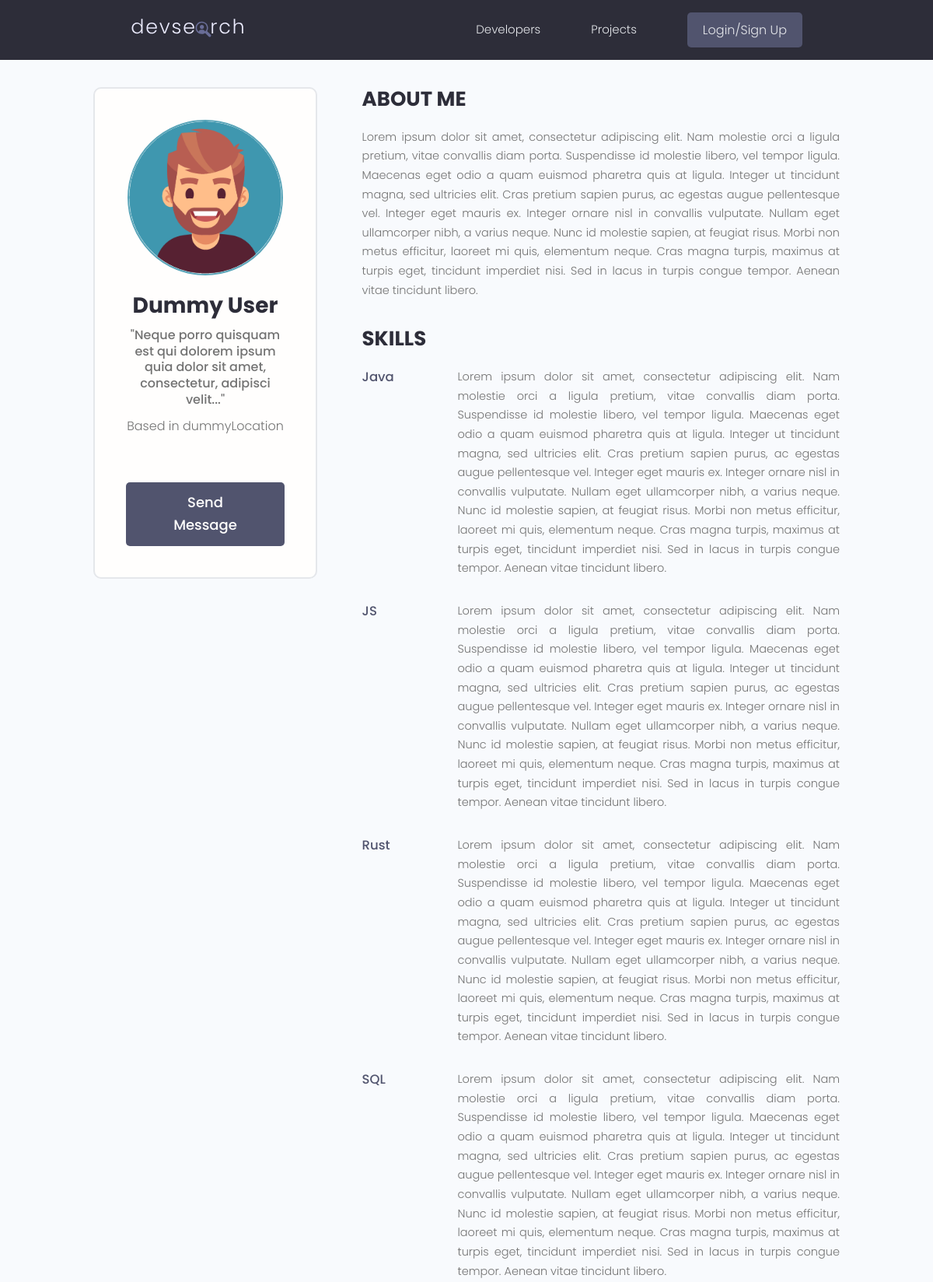
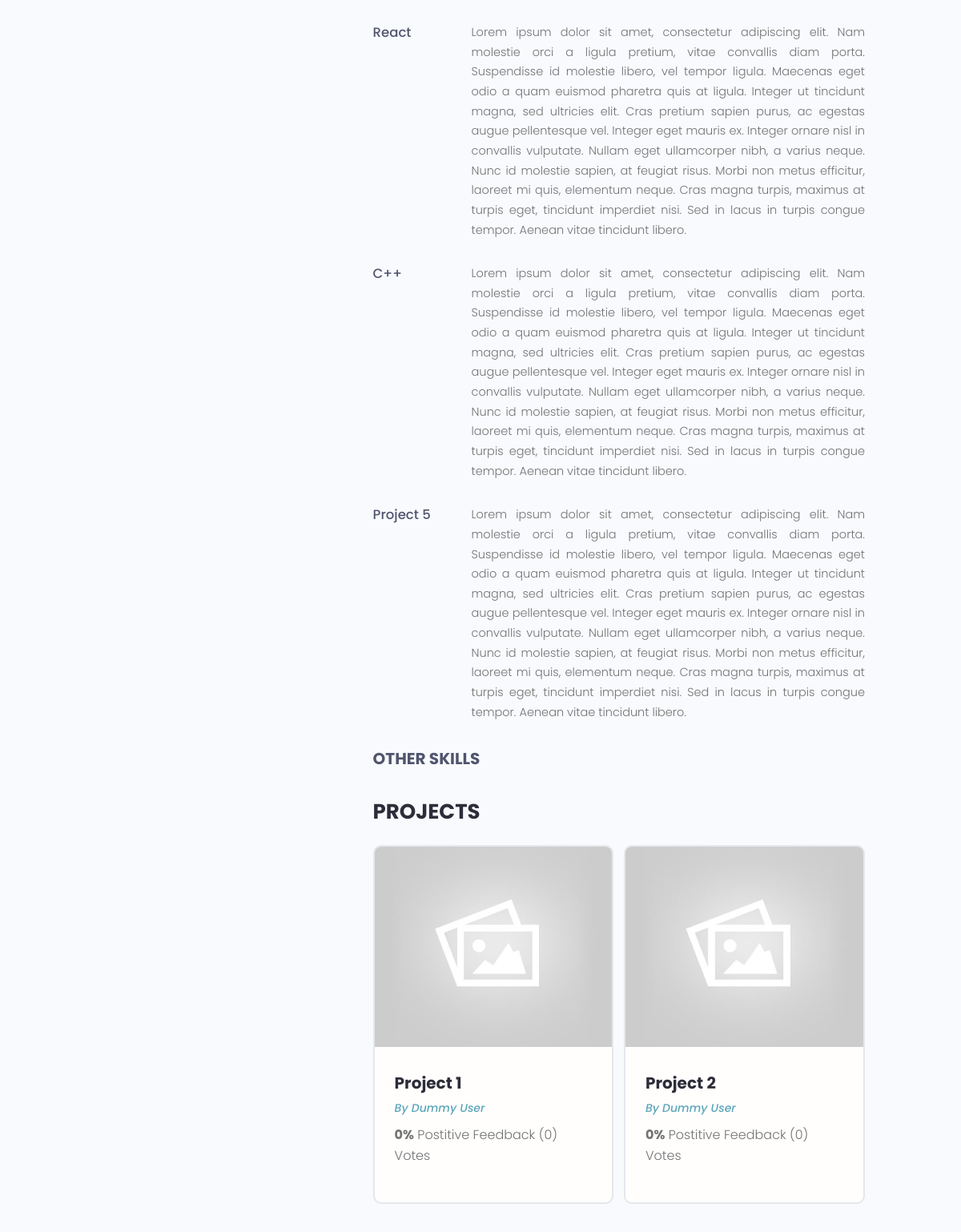
The page /profile/63bed34e67024fe5b2737ab76fdcc4f3/ (upper part) on the database its author committed (2 pictures, top to bottom).
### users/models.py (models this page shows, shortened)
class Profile(models.Model):
    id = models.UUIDField(default=uuid.uuid4, unique=True, primary_key=True, editable=False)
    user = models.OneToOneField(User, on_delete=models.CASCADE, null=True, blank=True)
    name = models.CharField(max_length=200, null=True, blank=True)
    email = models.EmailField(max_length=500, null=True, blank=True)
    username = models.CharField(max_length=200, null=True, blank=True)
    location = models.CharField(max_length=200, null=True, blank=True)
    description = models.CharField(max_length=200, null=True, blank=True)
    bio = models.TextField(null=True, blank=True)
    image = models.ImageField(null=True, blank=True, upload_to='profiles/', default='profiles/user-default.png')
    social_github = models.CharField(max_length=200, null=True, blank=True)
    social_twitter = models.CharField(max_length=200, null=True, blank=True)
    social_linkedin = models.CharField(max_length=200, null=True, blank=True)
    social_youtube = models.CharField(max_length=200, null=True, blank=True)
    social_website = models.CharField(max_length=200, null=True, blank=True)
    created = models.DateTimeField(auto_now_add=True)
    class Meta:
        ordering = ['-created']

class Skill(models.Model):
    id = models.UUIDField(default=uuid.uuid4, unique=True, primary_key=True, editable=False)
    owner = models.ForeignKey(Profile, on_delete=models.CASCADE, null=True, blank=True)
    name = models.CharField(max_length=200, null=True, blank=True)
    description = models.TextField(null=True, blank=True)
    created = models.DateTimeField(auto_now_add=True)

### projects/models.py (models this page shows, shortened)
class Project(models.Model):
    id = models.UUIDField(default=uuid.uuid4, unique=True, primary_key=True, editable=False)
    owner = models.ForeignKey(Profile, null=True, blank=True, on_delete=models.CASCADE)
    title = models.CharField(max_length=200)
    description = models.TextField(null=True, blank=True)
    image = models.ImageField(null=True, blank=True, default='default.jpg')
    demo_link = models.CharField(max_length=2000, null=True, blank=True)
    source_link = models.CharField(max_length=2000, null=True, blank=True)
    tags = models.ManyToManyField('Tag', blank=True)
    vote_total = models.IntegerField(default=0, null=True, blank=True)
    vote_ratio = models.IntegerField(default=0, null=True, blank=True)
    created = models.DateTimeField(auto_now_add=True)
    class Meta:
        ordering = ['-vote_ratio', '-vote_total', 'title']

### users/views.py (the view)
# urls.py: path('<str:pk>/', ProjectsCRUD.get_single, name='project')
    @staticmethod
    def get_single(request, pk: str):
        user = Profile.objects.get(id=pk)
        topSkills = user.skill_set.exclude(description__exact='')
        otherSkills = user.skill_set.filter(description='')
        content = {
            'user': user,
            'topSkills': topSkills,
            'otherSkills': otherSkills
        }
        return render(request, 'users/user-profile.html', context=content)

### users/templates/users/user-profile.html (shortened to what this page needs)
{% extends 'main.html' %}
{% block content %}
<main class="profile my-md">
    <div class="container">
      <div class="layout">
        <div class="column column--1of3">
          <div class="card text-center">
            <div class="card__body dev">
              <img class="avatar avatar--xl" src="{{user.image.url}}" />
              <h2 class="dev__name">{{user.name}}</h2>
              <p class="dev__title">{{user.description}}</p>
              <p class="dev__location">Based in {{user.location}}</p>
              {% if request.user.profile.id != user.id %}
              <a href="{% url 'create-message' user.id %}" class="btn btn--sub btn--lg">Send Message </a>
              {% endif %}
            </div>
          </div>
        </div>
        <div class="column column--2of3">
          <div class="devInfo">
            <h3 class="devInfo__title">About Me</h3>
            <p class="devInfo__about">
              {{user.bio}}
            </p>
          </div>
          <div class="devInfo">
            <h3 class="devInfo__title">Skills</h3>
            <div class="devInfo__skills">
              {% for skill in topSkills %}
              <div class="devSkill">
                <h4 class="devSkill__title">{{skill.name}}</h4>
                <p class="devSkill__info">
                  {{skill.description}}
                </p>
              </div>
              {% endfor %}
              <h3 class="devInfo__subtitle">Other Skills</h3>
            </div>
          </div>
          <div class="devInfo">
            <h3 class="devInfo__title">Projects</h3>
            <div class="grid grid--two">
              {% for project in user.project_set.all %}
              <div class="column">
                <div class="card project">
                  <a href="single-project.html" class="project">
                    <img class="project__thumbnail" src="{{project.image.url}}" alt="project thumbnail" />
                    <div class="card__body">
                      <h3 class="project__title">{{project.title}}</h3>
                      <p><a class="project__author" href="{% url 'user-profile' project.owner.id %}">By {{user.name}}</a></p>
                      <p class="project--rating">
                        <span style="font-weight: bold;">{{project.vote_ratio}}%</span> Postitive
                        Feedback ({{project.vote_total}}) Vote{{project.vote_total|pluralize:"s"}}
                      </p>
                    </div>
                  </a>
                </div>
              </div>
              {% endfor %}
            </div>
          </div>
        </div>
      </div>
    </div>
</main>
{% endblock content %}

### static/styles/app.css (style rules this page uses)
:root { --color-sub: #2d2d39; }
.btn--sub { background-color: var(--color-sub-light); }
.card { border: 2px solid var(--color-light); }
img { width: 100%; }
.profile .card > .dev { padding: 4rem; }
.dev__name { color: var(--color-sub); font-size: 2.8rem; font-weight: 700; margin-top: 1rem; margin-bottom: 0.5rem; }
.dev__title { font-size: 1.6rem; font-weight: 500; line-height: 1.3; }
.dev__location { margin-top: 1rem; }
.devInfo { margin-bottom: 3rem; }
.devInfo__title, .devInfo__subtitle { font-size: 2.6rem; color: var(--color-sub); text-transform: uppercase; font-weight: 700; margin-bottom: 1.5rem; }
.devInfo__subtitle { font-size: 2rem; color: var(--color-sub-light); }
.devInfo__about, .devSkill__info { font-size: 1.45rem; line-height: 1.7; text-align: justify; }
.devSkill { margin-bottom: 3rem; }
.devSkill__title { font-size: 1.65rem; font-weight: 500; color: var(--color-sub-light); }
@media screen and (min-width: 700px) { .devSkill { display: flex; justify-content: space-between; gap: 3rem; } }
@media screen and (min-width: 700px) { .devSkill__info { flex-basis: 80%; } }
.project__author { font-size: 1.4rem; font-style: italic; }
.project--rating { margin-bottom: 1.6em; margin-top: .5em; }
.project__thumbnail { height: 25rem; object-fit: cover; object-position: top center; }
.project__title { font-size: 2rem; font-weight: 700; color: var(--color-sub); }

### static/uikit/styles/modules/_variables.css (style rules this page uses)
:root { --color-main: #5aa5b9; --color-main-light: #e6faff; --color-sub: #3f4156; --color-sub-light: #51546e; --color-sub-lighter: #ededfd; --color-text: #737373; --color-gray: #8b8b8b; --color-light: #e5e7eb; --color-light-gray: #767676; --color-bg: #f8fafd; --color-white: #fffefd; --color-white-light: #f3f3f3; --color-success: #359e64; --color-success-bg: #def8e8; --color-error: #fc4b0b; --color-error-bg: #fff2ee; --font-base: 'Poppins', arial, helvetica, 'Segoe UI', roboto, ubuntu, sans-serif; --font-monospace: 'Fira Code', 'Courier New', courier, monospace; --font-regular: 300; --font-medium: 500; --font-bold: 700; --generic-shadow: 1px 1px 5px #00000010; --generic-transition: all 0.3s ease-in-out; }

### static/uikit/styles/modules/_base.css (style rules this page uses)
* { margin: 0; padding: 0; box-sizing: border-box; text-rendering: optimizeLegibility; color: inherit; font-size: inherit; }
html { font-size: 50%; }
@media only screen and (min-width: 480px) { html { font-size: 56.25%; } }
@media only screen and (min-width: 1200px) { html { font-size: 62.5%; } }
body { line-height: 1.6; font-weight: 400; font-size: 1.5rem; color: var(--color-text); background-color: var(--color-bg); min-height: 100vh; }

### static/uikit/styles/modules/_typography.css (style rules this page uses)
* { font-family: var(--font-base); }
h2 { font-size: 3.6rem; font-weight: var(--font-bold); }
h3 { font-size: 3.2rem; font-weight: var(--font-medium); }
h4 { font-size: 2.8rem; font-weight: var(--font-medium); }
p, span, strong { font-size: 1.6rem; color: var(--color-text); font-weight: var(--font-regular); }
a { padding-bottom: 2px; text-decoration: none; display: inline-block; color: var(--color-main); font-weight: var(--font-medium); }

### static/uikit/styles/modules/_utilities.css (style rules this page uses)
.container { width: 92%; max-width: 165rem; margin: 0 auto; box-sizing: border-box; }
@media screen and (min-width: 1000px) { .container { width: 90%; } }
@media screen and (min-width: 1200px) { .container { width: 80%; } }
.text-center { text-align: center; }
.my-md { margin: 3rem auto; }

### static/uikit/styles/modules/_avatar.css (style rules this page uses)
.avatar { border-radius: 50%; border: 2px solid var(--color-main); object-fit: cover; }
.avatar--xl { height: 20rem; width: 20rem; }

### static/uikit/styles/modules/_button.css (style rules this page uses)
.btn { display: inline-block; position: relative; cursor: pointer; background-color: var(--color-light); font-weight: var(--font-medium); color: var(--color-sub); text-decoration: none; padding: 1rem 2rem; border-radius: 0.5rem; border: none; width: -webkit-fit-content; width: -moz-fit-content; width: fit-content; height: -webkit-fit-content; height: -moz-fit-content; height: fit-content; font-size: 1.6rem; outline-width: 0; outline-color: transparent; -webkit-backface-visibility: hidden; backface-visibility: hidden; transition: all 0.3s ease-in-out; }
.btn--sub { background-color: var(--color-sub); color: var(--color-white); }
.btn--lg { font-size: 1.8rem; padding: 1.2rem 4.5rem; }

### static/uikit/styles/modules/_card.css (style rules this page uses)
.card { border-radius: 1rem; background-color: var(--color-white); border: 1.5px solid var(--color-light); width: auto; height: auto; margin-top: 0.5rem; margin-bottom: 0.5rem; overflow: hidden; }
.card__body, .card__header { padding: 2rem 2.5rem; }

### rows shown on the page
Profile: image (picture), name "Dummy User", description "\"Neque porro quisquam est qui dolorem ipsum quia dolor sit amet, consectetur, adipisci velit...\"", location "dummyLocation", bio "Lorem ipsum dolor sit amet, consectetur adipiscing elit. Nam molestie orci a ligula pretium, vitae convallis diam porta. Suspendisse id molestie libero, vel tempor ligula. Maecenas eget odio a quam euismod pharetra quis at ligula. Integer ut tincidunt magna, sed ultricies elit. Cras pretium sapien purus, ac egestas augue pellentesque vel. Integer eget mauris ex. Integer ornare nisl in convallis vulputate. Nullam eget ullamcorper nibh, a varius neque. Nunc id molestie sapien, at feugiat risus. Morbi non metus efficitur, laoreet mi quis, elementum neque. Cras magna turpis, maximus at turpis eget, tincidunt imperdiet nisi. Sed in lacus in turpis congue tempor. Aenean vitae tincidunt libero."
Skill: name "Java", description "Lorem ipsum dolor sit amet, consectetur adipiscing elit. Nam molestie orci a ligula pretium, vitae convallis diam porta. Suspendisse id molestie libero, vel tempor ligula. Maecenas eget odio a quam euismod pharetra quis at ligula. Integer ut tincidunt magna, sed ultricies elit. Cras pretium sapien purus, ac egestas augue pellentesque vel. Integer eget mauris ex. Integer ornare nisl in convallis vulputate. Nullam eget ullamcorper nibh, a varius neque. Nunc id molestie sapien, at feugiat risus. Morbi non metus efficitur, laoreet mi quis, elementum neque. Cras magna turpis, maximus at turpis eget, tincidunt imperdiet nisi. Sed in lacus in turpis congue tempor. Aenean vitae tincidunt libero."
Skill: name "JS", description "Lorem ipsum dolor sit amet, consectetur adipiscing elit. Nam molestie orci a ligula pretium, vitae convallis diam porta. Suspendisse id molestie libero, vel tempor ligula. Maecenas eget odio a quam euismod pharetra quis at ligula. Integer ut tincidunt magna, sed ultricies elit. Cras pretium sapien purus, ac egestas augue pellentesque vel. Integer eget mauris ex. Integer ornare nisl in convallis vulputate. Nullam eget ullamcorper nibh, a varius neque. Nunc id molestie sapien, at feugiat risus. Morbi non metus efficitur, laoreet mi quis, elementum neque. Cras magna turpis, maximus at turpis eget, tincidunt imperdiet nisi. Sed in lacus in turpis congue tempor. Aenean vitae tincidunt libero."
Skill: name "Rust", description "Lorem ipsum dolor sit amet, consectetur adipiscing elit. Nam molestie orci a ligula pretium, vitae convallis diam porta. Suspendisse id molestie libero, vel tempor ligula. Maecenas eget odio a quam euismod pharetra quis at ligula. Integer ut tincidunt magna, sed ultricies elit. Cras pretium sapien purus, ac egestas augue pellentesque vel. Integer eget mauris ex. Integer ornare nisl in convallis vulputate. Nullam eget ullamcorper nibh, a varius neque. Nunc id molestie sapien, at feugiat risus. Morbi non metus efficitur, laoreet mi quis, elementum neque. Cras magna turpis, maximus at turpis eget, tincidunt imperdiet nisi. Sed in lacus in turpis congue tempor. Aenean vitae tincidunt libero."
Skill: name "SQL", description "Lorem ipsum dolor sit amet, consectetur adipiscing elit. Nam molestie orci a ligula pretium, vitae convallis diam porta. Suspendisse id molestie libero, vel tempor ligula. Maecenas eget odio a quam euismod pharetra quis at ligula. Integer ut tincidunt magna, sed ultricies elit. Cras pretium sapien purus, ac egestas augue pellentesque vel. Integer eget mauris ex. Integer ornare nisl in convallis vulputate. Nullam eget ullamcorper nibh, a varius neque. Nunc id molestie sapien, at feugiat risus. Morbi non metus efficitur, laoreet mi quis, elementum neque. Cras magna turpis, maximus at turpis eget, tincidunt imperdiet nisi. Sed in lacus in turpis congue tempor. Aenean vitae tincidunt libero."
Skill: name "React", description "Lorem ipsum dolor sit amet, consectetur adipiscing elit. Nam molestie orci a ligula pretium, vitae convallis diam porta. Suspendisse id molestie libero, vel tempor ligula. Maecenas eget odio a quam euismod pharetra quis at ligula. Integer ut tincidunt magna, sed ultricies elit. Cras pretium sapien purus, ac egestas augue pellentesque vel. Integer eget mauris ex. Integer ornare nisl in convallis vulputate. Nullam eget ullamcorper nibh, a varius neque. Nunc id molestie sapien, at feugiat risus. Morbi non metus efficitur, laoreet mi quis, elementum neque. Cras magna turpis, maximus at turpis eget, tincidunt imperdiet nisi. Sed in lacus in turpis congue tempor. Aenean vitae tincidunt libero."
Skill: name "C++", description "Lorem ipsum dolor sit amet, consectetur adipiscing elit. Nam molestie orci a ligula pretium, vitae convallis diam porta. Suspendisse id molestie libero, vel tempor ligula. Maecenas eget odio a quam euismod pharetra quis at ligula. Integer ut tincidunt magna, sed ultricies elit. Cras pretium sapien purus, ac egestas augue pellentesque vel. Integer eget mauris ex. Integer ornare nisl in convallis vulputate. Nullam eget ullamcorper nibh, a varius neque. Nunc id molestie sapien, at feugiat risus. Morbi non metus efficitur, laoreet mi quis, elementum neque. Cras magna turpis, maximus at turpis eget, tincidunt imperdiet nisi. Sed in lacus in turpis congue tempor. Aenean vitae tincidunt libero."
Skill: name "Project 5", description "Lorem ipsum dolor sit amet, consectetur adipiscing elit. Nam molestie orci a ligula pretium, vitae convallis diam porta. Suspendisse id molestie libero, vel tempor ligula. Maecenas eget odio a quam euismod pharetra quis at ligula. Integer ut tincidunt magna, sed ultricies elit. Cras pretium sapien purus, ac egestas augue pellentesque vel. Integer eget mauris ex. Integer ornare nisl in convallis vulputate. Nullam eget ullamcorper nibh, a varius neque. Nunc id molestie sapien, at feugiat risus. Morbi non metus efficitur, laoreet mi quis, elementum neque. Cras magna turpis, maximus at turpis eget, tincidunt imperdiet nisi. Sed in lacus in turpis congue tempor. Aenean vitae tincidunt libero."
Project: image (placeholder picture), title "Project 1", vote_ratio "0", vote_total "0"
Project: image (placeholder picture), title "Project 2", vote_ratio "0", vote_total "0"
